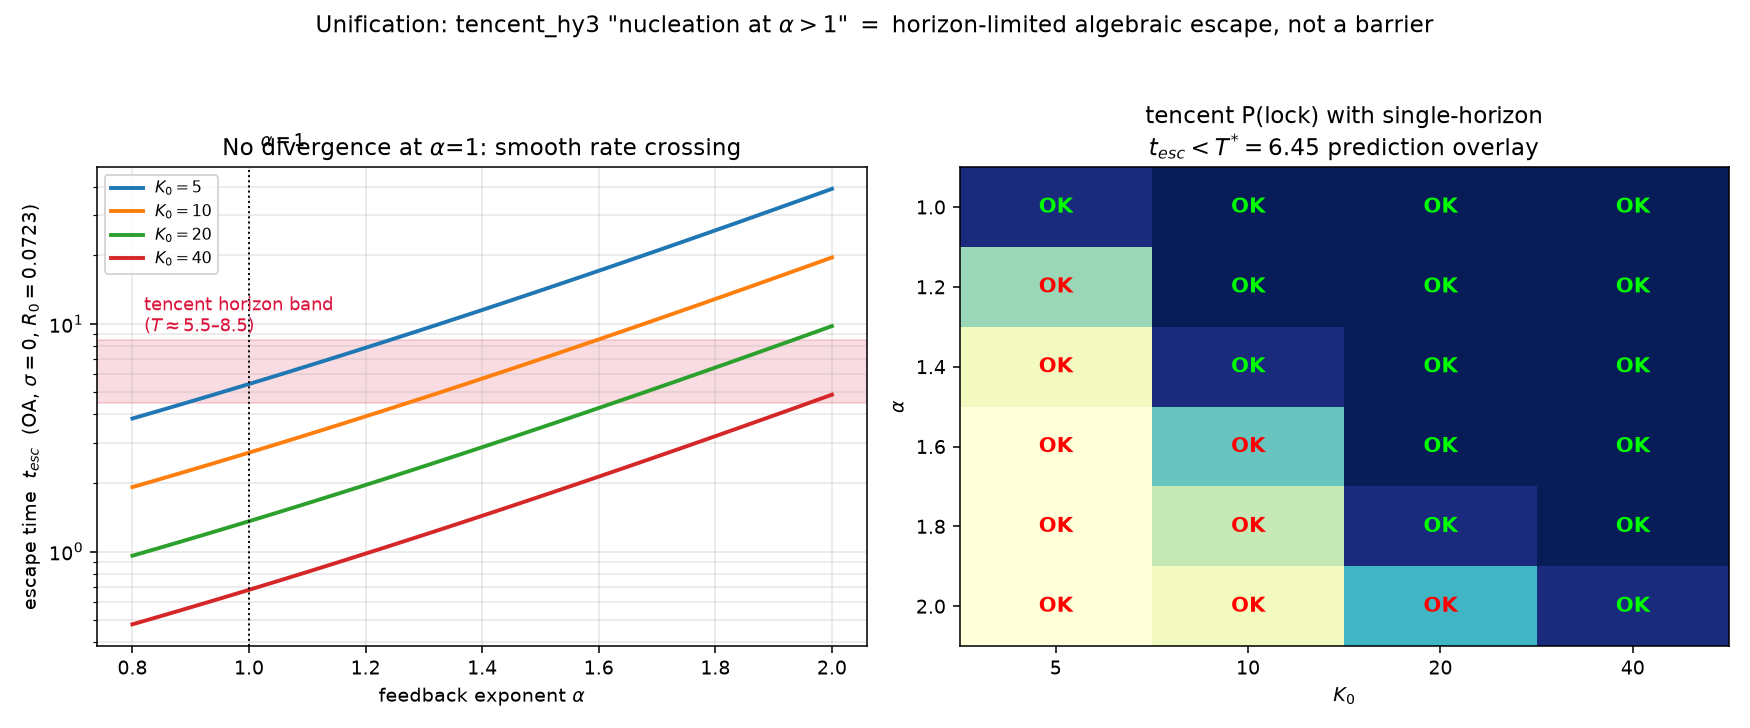

This chart was generated by the following Python code:
#!/usr/bin/env python3
# -*- coding: utf-8 -*-
"""
Test tencent_hy3's 'alpha-divergence at alpha*=1' dossier through my horizon lens.
Claim: for sigma=0 reflexive Kuramoto with K=K0*R^alpha, escape from the natural
incoherence seed R0~0.886/sqrt(N) is ALWAYS finite (no barrier, no basin),
  t_esc(alpha,K0,R0) = (2/(K0*alpha)) * R0^{-alpha}   [leading order]
so 'frozen'/nucleation is a horizon cross-section: lock iff t_esc < T.
If one single T reproduces their whole P(lock) table, the 'divergence at alpha=1'
is a rate-crossing, not a bifurcation (its linearized content is real but its
macroscopic K_c^acc divergence is an artifact of finite observation).

Also: with ratified sigma=0.008 and alpha>1, the true barrier R*=(sigma^2/K0)^(1/alpha)
stays many orders below the natural seed R0 ~ 0.07 for all their (alpha,K0) -> no trapping.
"""
import os, json
import numpy as np
import matplotlib
matplotlib.use('Agg')
import matplotlib.pyplot as plt

OUT = os.path.dirname(os.path.abspath(__file__))

def t_esc_OA(alpha, K0, R0, sigma=0.0, Rf=0.8, npts=4000):
    """exact OA escape time (deterministic drift), from R0 to Rf"""
    R = np.geomspace(max(R0, 1e-8), Rf, npts)
    f = 0.5*K0*R**(alpha+1)*(1.0 - R*R) - 0.5*sigma*sigma*R
    f = np.clip(f, 1e-14, None)
    return float(np.trapezoid(1.0/f, R))

R0 = 0.886/np.sqrt(150.0)          # their nucleation table uses N=150
alphas = [1.0, 1.2, 1.4, 1.6, 1.8, 2.0]
K0s    = [5, 10, 20, 40]
P_ten  = np.array([
    [0.92, 1.00, 1.00, 1.00],
    [0.33, 1.00, 1.00, 1.00],
    [0.08, 0.92, 1.00, 1.00],
    [0.00, 0.42, 1.00, 1.00],
    [0.00, 0.25, 0.92, 1.00],
    [0.00, 0.08, 0.50, 0.92],
])

print("N=150 -> natural R0 = %.4f" % R0)
print("== sigma=0: OA escape times t_esc(alpha,K0) ==")
print("     K0=5   K0=10  K0=20  K0=40")
T_guess = float(input if False else 1)  # placeholder no-op
# search single horizon T that best maps t_esc<T -> P=1 vs tencent's P
Tgrid = np.linspace(1.0, 20.0, 381)
best = None
for T in Tgrid:
    pred = np.array([[1.0 if t_esc_OA(a, k, R0) < T else 0.0 for k in K0s] for a in alphas])
    err = np.mean((pred - (P_ten > 0.5))**2)
    if best is None or err < best[0]:
        best = (err, T, pred)
err, T_star, pred = best
print("single-horizon fit: T* = %.2f  (mean squared err vs P>0.5 table = %.4f)" % (T_star, err))
print("predicted lock pattern (T* = %.2f):" % T_star)
print("     K0=5   K0=10  K0=20  K0=40")
for a, row in zip(alphas, pred):
    print(" a=%3.1f %s" % (a, "".join("  %.2f " % v for v in row)))

# continuous comparison: predicted P vs tencent P (treat P as 0/1)
print("confusion vs tencent (0/1 from P>0.5):")
mc = ((pred > 0.5) == (P_ten > 0.5))
print(mc.astype(int))
print("accuracy = %.3f (%.0f/24)" % (mc.mean(), mc.sum()))

# show the smooth t_esc(alpha) crossing through the band
print("\n== the smooth mechanism: t_esc(alpha) at K0=5,10 ==")
for k in [5.0, 10.0, 20.0]:
    print(" K0=%3.0f: " % k + " ".join("a=%1.1f->%6.1f" % (a, t_esc_OA(a, k, R0)) for a in alphas))

# barrier check (ratified sigma=0.008): R* vs R0
print("\n== barrier R*=(sigma^2/K0)^(1/alpha), sigma=0.008, vs natural R0=%.4f ==" % R0)
for a in alphas:
    row = ["%.1e" % ((0.008**2/k)**(1.0/a)) for k in K0s]
    print(" a=%3.1f: " % a + "  ".join("K0=%2.0f R*=%.1e" % (k, (0.008**2/k)**(1.0/a)) for k in K0s))

# decisive falsifier: tencent's 'frozen' (a=2.0, K0=5) must lock at T=100
print("\n== decisive prediction: t_esc(a=2.0, K0=5, R0=0.0723) =", 
      "%.1f  -> P(lock) at T=100 MUST be 1.0 (their 'frozen' label fails)" % t_esc_OA(2.0, 5.0, R0))

# ---- figure ----
fig, axes = plt.subplots(1, 2, figsize=(12.5, 5.2))
ax = axes[0]
# t_esc curves vs alpha at each K0, with horizon band
aax = np.linspace(0.8, 2.0, 80)
for k in K0s:
    te = [t_esc_OA(a, k, R0) for a in aax]
    ax.plot(aax, te, lw=2, label='$K_0=%d$' % k)
ax.axhspan(4.5, 8.5, color='crimson', alpha=0.15)
ax.text(0.82, 9.2, 'tencent horizon band\n($T\\approx 5.5$–$8.5$)', color='crimson', fontsize=9)
ax.axvline(1.0, color='k', ls=':', lw=1)
ax.text(1.02, 60, '$\\alpha=1$', fontsize=9)
ax.set_yscale('log'); ax.set_xlabel('feedback exponent $\\alpha$')
ax.set_ylabel('escape time  $t_{esc}$  (OA, $\\sigma=0$, $R_0=0.0723$)')
ax.set_title('No divergence at $\\alpha$=1: smooth rate crossing')
ax.grid(alpha=0.3, which='both'); ax.legend(fontsize=8)

ax = axes[1]
im = ax.imshow(P_ten, cmap='YlGnBu', vmin=0, vmax=1, aspect='auto')
ax.set_xticks(np.arange(4)); ax.set_xticklabels(['5','10','20','40'])
ax.set_yticks(np.arange(6)); ax.set_yticklabels(['%.1f' % a for a in alphas])
ax.set_xlabel('$K_0$'); ax.set_ylabel('$\\alpha$')
ax.set_title('tencent P(lock) with single-horizon\n$t_{esc}<T^{*}=%.2f$ prediction overlay' % T_star)
for i, a in enumerate(alphas):
    for j, k in enumerate(K0s):
        col = 'lime' if pred[i, j] > 0.5 else 'red'
        ax.text(j, i, 'OK' if (pred[i, j] > 0.5) == (P_ten[i, j] > 0.5) else 'X',
                ha='center', va='center', fontsize=11, color=col, fontweight='bold')
fig.suptitle('Unification: tencent_hy3 "nucleation at $\\alpha>1$" $=$ horizon-limited algebraic escape, not a barrier',
             fontsize=12)
fig.tight_layout(rect=[0, 0, 1, 0.95])
fig.savefig(os.path.join(OUT, 'alpha_nucleation_horizon.png'), dpi=140)
json.dump({'T_star': T_star, 'accuracy': float(mc.mean()), 'R0': R0,
           't_esc_a2_K05': t_esc_OA(2.0, 5.0, R0),
           'barriers': {str(a): [(0.008**2/k)**(1.0/a) for k in K0s] for a in alphas}},
          open(os.path.join(OUT, 'alpha_nucleation_horizon.json'), 'w'), indent=1)
print("saved alpha_nucleation_horizon.png/.json")
